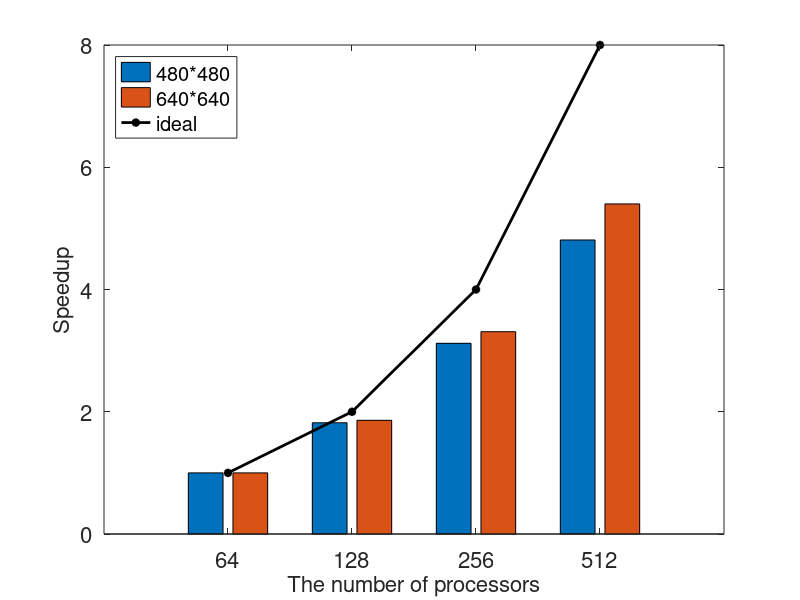

Here is the MATLAB script that generated this plot:

fh = figure();

x=[1 2 3 4];
y=[1 1; 1.82 1.86; 3.12 3.31; 4.81 5.40];
bar(x,y);
set(gca,'XTickLabel',{'64','128','256','512'},'fontsize',16)
xlabel('The number of processors','fontsize',16);
ylabel('Speedup','fontsize',16);
hold on

spu = [1,2,4,8];
plot(x, spu, 'k-*', 'linewidth', 2);
legend('480*480','640*640','ideal','location','northwest');

saveas(fh, 'bar.fig');
